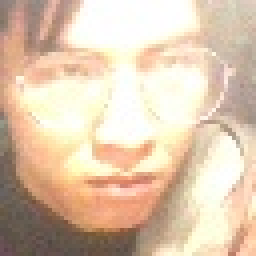
#> input picture Jupyter/my_faces/26.jpg, 64 x 64 px, given as the content of the folder temp_pic, which was not available (shown 4 times larger)
$ python -i video2ascii.py   (imports and definitions only)   (older library calls are emulated)
#> lines starting #> are read from the running program, lines starting #| are printed output that depends on the picture
# -*- coding:utf-8 -*-

from PIL import Image, ImageDraw, ImageFont
import numpy as np
import os
import sys
import shutil


class Video2Ascii:

    def __init__(self, filename):
        # 执行前的一些判断
        if not os.path.isfile(filename):
            print("源文件找不到，或者不存在！")
            exit()

        temp_arr = filename.split('.')

        # 字符列表，从左至右逐渐变得稀疏，对应着颜色由深到浅
        self.ascii_char = list("$@B%8&WM#*oahkbdpqwO0QLCJYXzcvunxrjft/\|()1[]?-_+~<>i!......... ")

        # 传入视频文件名
        self.filename = filename
        # 输出视频文件名
        self.outname = temp_arr[0] + "_out." + temp_arr[1]

        # 存储图片的临时路径、输出路径
        self.pic_path = 'temp_pic'
        self.ascii_path = 'temp_ascii'
        self.outpath = 'temp_out'

        # 设置图片缩小的倍数
        self.resize_times = 6

        # 设置输出文件的名字,声音文件以及带声音的输出文件
        self.mp3ilename = os.path.join(self.outpath, temp_arr[0] + '.mp3')
        self.mp4filename = os.path.join(self.outpath, self.outname)

        # 合并输出的视频文件
        self.mergefilename = os.path.join(self.outpath, temp_arr[0] + '_voice.' + temp_arr[1])

    # [1]、创建存储临时图片的路径
    # [35 lines left out: functions createpath, video2pic, not called in this run]

    # [3]、将图片缩放、转成ascii形式
    def pic2ascii(self):
        print("-" * 30)
        print("[3/6]正在处理分析图片，转成ascii形式...")
        print("-" * 30 + '\r\n')
        # 读取原始图片目录
        pic_list = sorted(os.listdir(self.pic_path))

        total_len = len(pic_list)
        count = 1

        # 遍历每张图片
        for pic in pic_list:
            # 图片完整路径
            imgpath = os.path.join(self.pic_path, pic)

            # 1、缩小图片，转成灰度模式，存入数组
            origin_img = Image.open(imgpath)
#> origin_img is the input picture: PIL image 64x64 RGB; mean R, G, B 222.2, 198.7, 174.5

            # 缩小之后宽高
            resize_width = int(origin_img.size[0] / self.resize_times)
#> resize_width = 10
            resize_height = int(origin_img.size[1] / self.resize_times)
#> resize_height = 10

            resize_img = origin_img.resize((resize_width, resize_height), Image.ANTIALIAS).convert("L")

            img_arr = np.array(resize_img)

            # 2、新建空白图片（灰度模式、与原始图片等宽高）
            new_img = Image.new("L", origin_img.size, 255)
#> new_img: PIL image 64x64 L; every value is 255
            draw_obj = ImageDraw.Draw(new_img)
            font = ImageFont.truetype("arial.ttf", 8)

            # 3、将每个字符绘制在 8*8 的区域内
            for i in range(resize_height):
                for j in range(resize_width):
                    x, y = j*self.resize_times, i*self.resize_times
                    index = int(img_arr[i][j]/4)
                    draw_obj.text((x, y), self.ascii_char[index], font=font, fill=0)

            # 4、保存字符图片
            new_img.save(os.path.join('temp_ascii', pic), "JPEG")
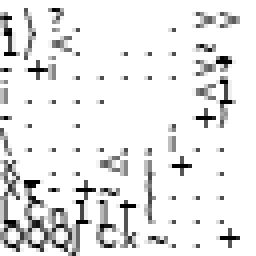
#> saved as 26.jpg: PIL image 64x64 L (shown 4 times larger); min 0, max 255, mean 232.8
            print("已生成ascii图（%d/%d）" % (count, total_len))
            count += 1

            # exit()

    # [4]、合成视频
    # [55 lines left out: functions ascii2video, video2mp3, mp4andmp3, start, not called in this run]


# [8 lines not run here, left out]


>>> result = Video2Ascii('../Jupyter/my_faces/26.jpg').pic2ascii()

$ run again, on Jupyter/my_faces/8.jpg
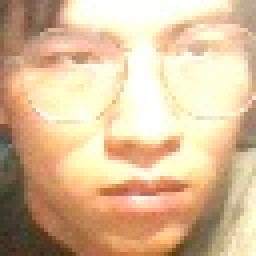
#> input picture Jupyter/my_faces/8.jpg, 64 x 64 px, given as the content of the folder temp_pic, which was not available (shown 4 times larger)
#> in pic2ascii, origin_img is the input picture: PIL image 64x64 RGB; mean R, G, B 218.2, 187.8, 152.6
#> new_img: PIL image 64x64 L; every value is 255
#> in pic2ascii, `new_img.save(os.path.join('temp_ascii', pic), "JPEG")`:
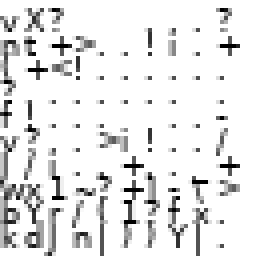
#> saved as 8.jpg: PIL image 64x64 L (shown 4 times larger); min 0, max 255, mean 230.6
